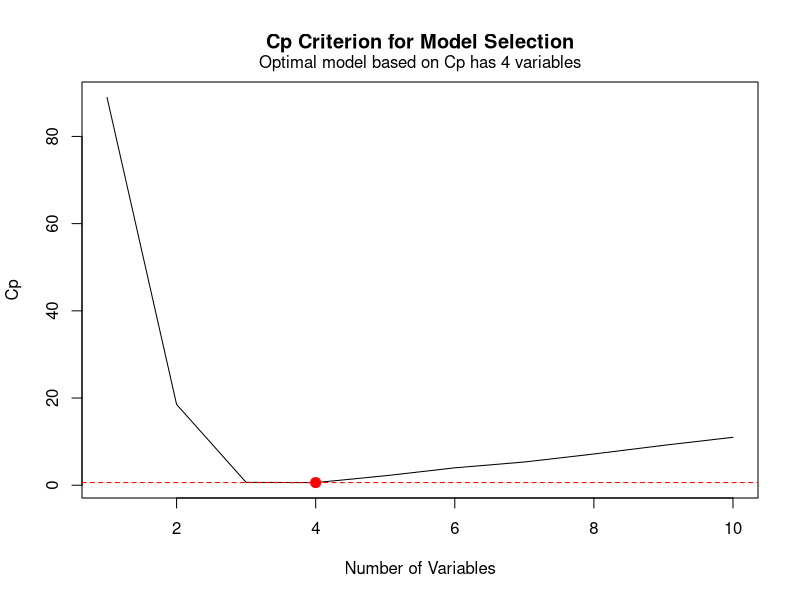
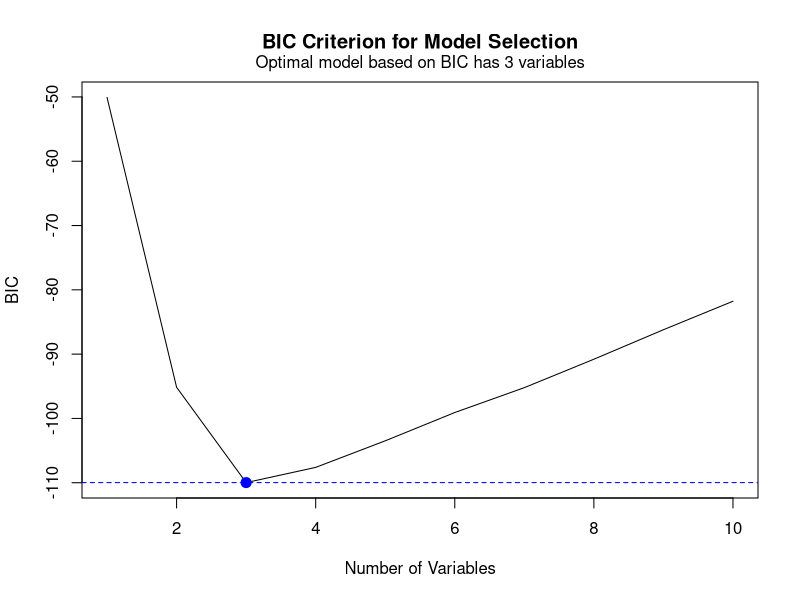
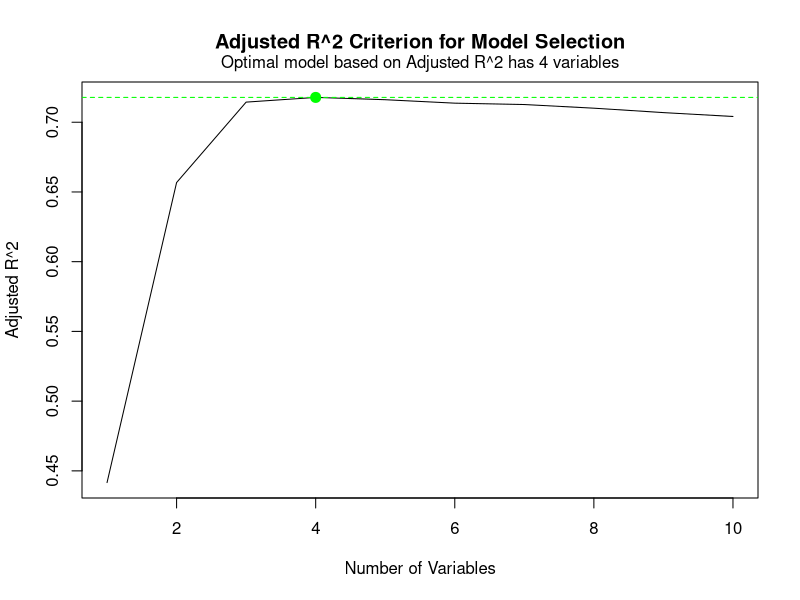
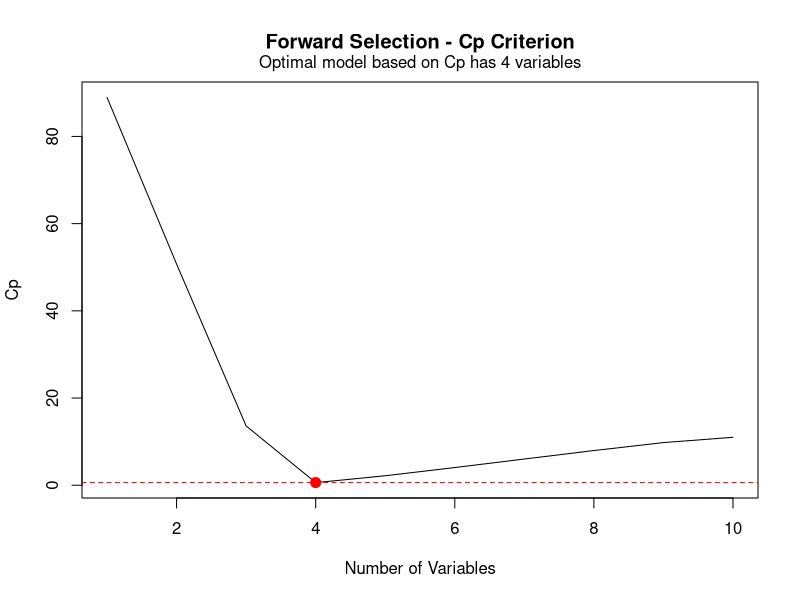
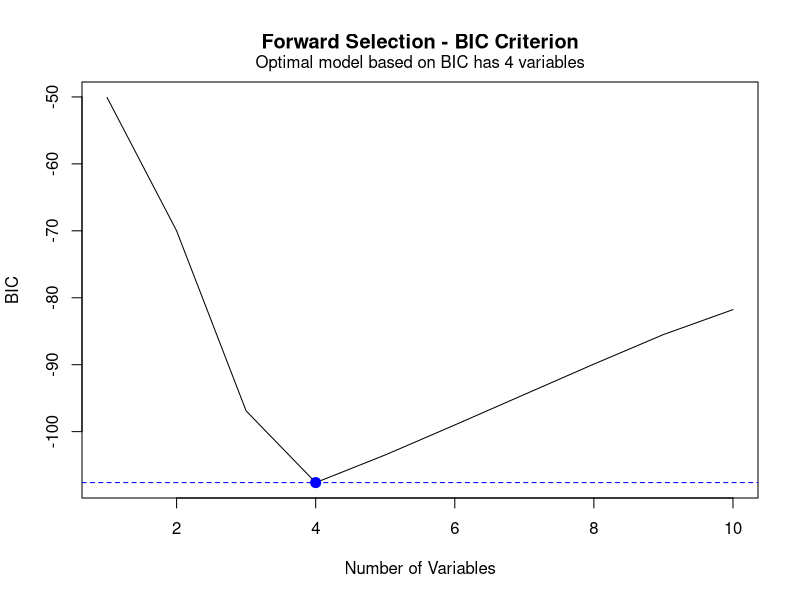
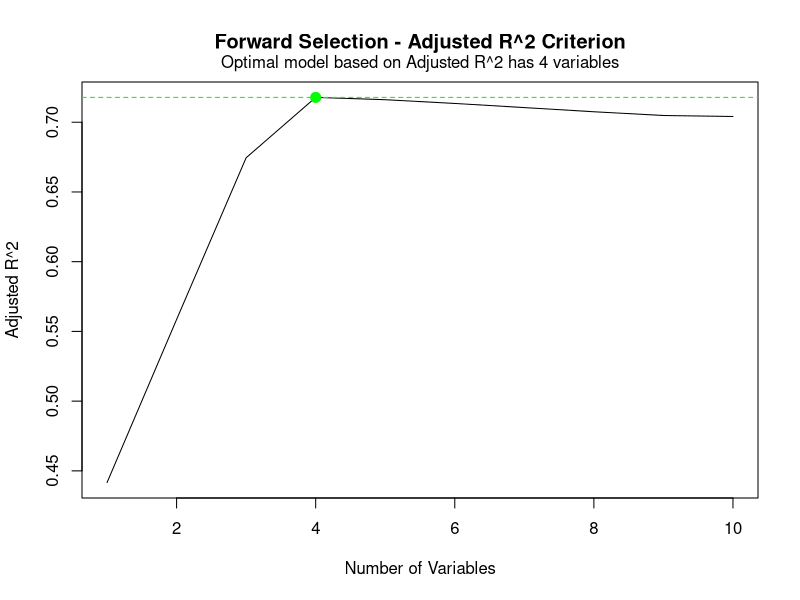
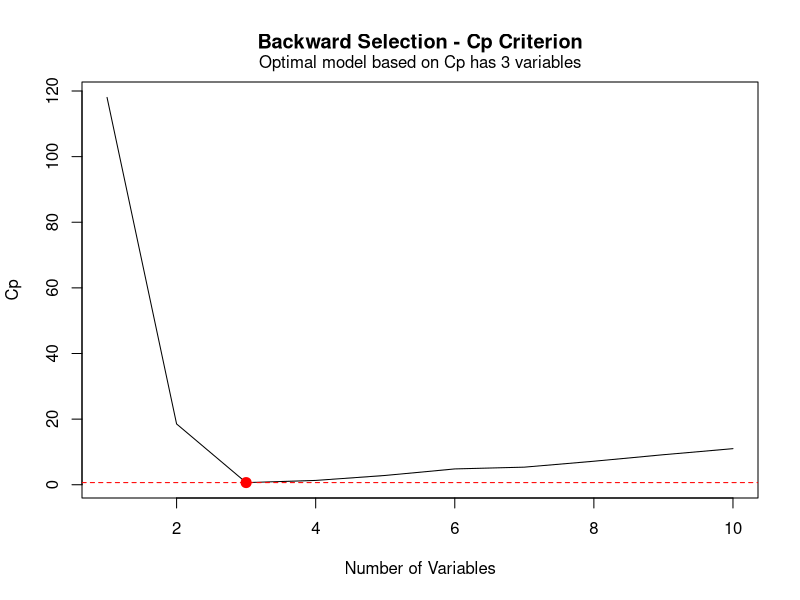
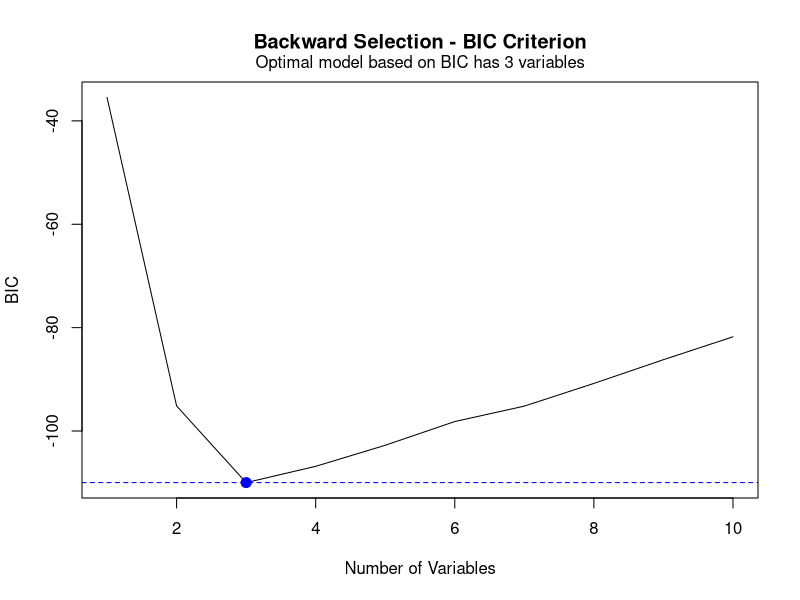

Here is the R script that generated these plots, in order:
# (a) 使用 rnorm() 函数生成长度为 n=100 的预测变量 X 和长度为 n=100 的噪声向量 ε
set.seed(1) # 为了结果可重现性设置随机种子
n <- 100
X <- rnorm(n)
epsilon <- rnorm(n)

# (b) 依据以下模型产生长度为 n=100 的响应变量 Y：
# 定义beta常数
beta0 <- 1
beta1 <- 2
beta2 <- 0.5
beta3 <- -1

# 生成响应变量 Y
Y <- beta0 + beta1 * X + beta2 * X^2 + beta3 * X^3 + epsilon

# (c) 利用 regsubsets() 函数对数据集使用最优子集选择法，从包含预测变量X,X2,...,X10X,X2,...,X10的模型中选出最优的模型
# 创建X的多项式项
X_poly <- model.matrix(Y ~ poly(X, 10, raw = TRUE))[,-1] # 移除截距项
colnames(X_poly) <- paste0("X", 1:10) # 给列命名

# 将X的多项式项和Y组合成数据框
data_df <- data.frame(Y, X_poly)

# 使用regsubsets进行最优子集选择
library(leaps)
regfit.full <- regsubsets(Y ~ ., data = data_df, nvmax = 10) # nvmax指定最大变量数

# 查看选择结果的统计量
summary_regfit <- summary(regfit.full)

# 根据Cp、BIC和调整R^2选择最优模型

# 1. Cp准则 (Mallows' Cp)
# Cp越小越好，通常接近p的模型是好的
which.min(summary_regfit$cp)
# 绘制Cp图
plot(summary_regfit$cp, type = "l", xlab = "Number of Variables", ylab = "Cp", main = "Cp Criterion for Model Selection")
points(which.min(summary_regfit$cp), summary_regfit$cp[which.min(summary_regfit$cp)], col = "red", cex = 2, pch = 20)
abline(h = min(summary_regfit$cp), col = "red", lty = 2)
mtext(paste("Optimal model based on Cp has", which.min(summary_regfit$cp), "variables"), side = 3, line = 0.5)

# 2. BIC准则 (Bayesian Information Criterion)
# BIC越小越好，惩罚更复杂的模型
which.min(summary_regfit$bic)
# 绘制BIC图
plot(summary_regfit$bic, type = "l", xlab = "Number of Variables", ylab = "BIC", main = "BIC Criterion for Model Selection")
points(which.min(summary_regfit$bic), summary_regfit$bic[which.min(summary_regfit$bic)], col = "blue", cex = 2, pch = 20)
abline(h = min(summary_regfit$bic), col = "blue", lty = 2)
mtext(paste("Optimal model based on BIC has", which.min(summary_regfit$bic), "variables"), side = 3, line = 0.5)

# 3. 调整R^2 (Adjusted R-squared)
# 调整R^2越大越好
which.max(summary_regfit$adjr2)
# 绘制调整R^2图
plot(summary_regfit$adjr2, type = "l", xlab = "Number of Variables", ylab = "Adjusted R^2", main = "Adjusted R^2 Criterion for Model Selection")
points(which.max(summary_regfit$adjr2), summary_regfit$adjr2[which.max(summary_regfit$adjr2)], col = "green", cex = 2, pch = 20)
abline(h = max(summary_regfit$adjr2), col = "green", lty = 2)
mtext(paste("Optimal model based on Adjusted R^2 has", which.max(summary_regfit$adjr2), "variables"), side = 3, line = 0.5)

# 获取基于Cp、BIC和Adjusted R^2选择的最优模型（假设都是3个变量）
# 例如，选择3个变量的模型
print(coef(regfit.full, 3))


# (d) 向前和向后逐步选择重复c的步骤
# (d) 向前和向后逐步选择 - 重复(c)的步骤

# 向前逐步选择 (Forward Selection)
regfit.forward <- regsubsets(Y ~ ., data = data_df, nvmax = 10, method = "forward")
summary_forward <- summary(regfit.forward)

# 基于Cp、BIC和调整R^2选择最优模型
# Cp准则
which.min(summary_forward$cp)
plot(summary_forward$cp, type = "l", xlab = "Number of Variables", ylab = "Cp", 
    main = "Forward Selection - Cp Criterion")
points(which.min(summary_forward$cp), summary_forward$cp[which.min(summary_forward$cp)], 
    col = "red", cex = 2, pch = 20)
abline(h = min(summary_forward$cp), col = "red", lty = 2)
mtext(paste("Optimal model based on Cp has", which.min(summary_forward$cp), "variables"), 
    side = 3, line = 0.5)

# BIC准则
which.min(summary_forward$bic)
plot(summary_forward$bic, type = "l", xlab = "Number of Variables", ylab = "BIC", 
    main = "Forward Selection - BIC Criterion")
points(which.min(summary_forward$bic), summary_forward$bic[which.min(summary_forward$bic)], 
    col = "blue", cex = 2, pch = 20)
abline(h = min(summary_forward$bic), col = "blue", lty = 2)
mtext(paste("Optimal model based on BIC has", which.min(summary_forward$bic), "variables"), 
    side = 3, line = 0.5)

# 调整R^2
which.max(summary_forward$adjr2)
plot(summary_forward$adjr2, type = "l", xlab = "Number of Variables", ylab = "Adjusted R^2", 
    main = "Forward Selection - Adjusted R^2 Criterion")
points(which.max(summary_forward$adjr2), summary_forward$adjr2[which.max(summary_forward$adjr2)], 
    col = "green", cex = 2, pch = 20)
abline(h = max(summary_forward$adjr2), col = "green", lty = 2)
mtext(paste("Optimal model based on Adjusted R^2 has", which.max(summary_forward$adjr2), "variables"), 
    side = 3, line = 0.5)

# 输出最优模型系数（假设选择3个变量）
print(coef(regfit.forward, 3))

# 向后逐步选择 (Backward Selection)
regfit.backward <- regsubsets(Y ~ ., data = data_df, nvmax = 10, method = "backward")
summary_backward <- summary(regfit.backward)

# 基于Cp、BIC和调整R^2选择最优模型
# Cp准则
which.min(summary_backward$cp)
plot(summary_backward$cp, type = "l", xlab = "Number of Variables", ylab = "Cp", 
    main = "Backward Selection - Cp Criterion")
points(which.min(summary_backward$cp), summary_backward$cp[which.min(summary_backward$cp)], 
    col = "red", cex = 2, pch = 20)
abline(h = min(summary_backward$cp), col = "red", lty = 2)
mtext(paste("Optimal model based on Cp has", which.min(summary_backward$cp), "variables"), 
    side = 3, line = 0.5)

# BIC准则
which.min(summary_backward$bic)
plot(summary_backward$bic, type = "l", xlab = "Number of Variables", ylab = "BIC", 
    main = "Backward Selection - BIC Criterion")
points(which.min(summary_backward$bic), summary_backward$bic[which.min(summary_backward$bic)], 
    col = "blue", cex = 2, pch = 20)
abline(h = min(summary_backward$bic), col = "blue", lty = 2)
mtext(paste("Optimal model based on BIC has", which.min(summary_backward$bic), "variables"), 
    side = 3, line = 0.5)

# 调整R^2
which.max(summary_backward$adjr2)
plot(summary_backward$adjr2, type = "l", xlab = "Number of Variables", ylab = "Adjusted R^2", 
    main = "Backward Selection - Adjusted R^2 Criterion")
points(which.max(summary_backward$adjr2), summary_backward$adjr2[which.max(summary_backward$adjr2)], 
    col = "green", cex = 2, pch = 20)
abline(h = max(summary_backward$adjr2), col = "green", lty = 2)
mtext(paste("Optimal model based on Adjusted R^2 has", which.max(summary_backward$adjr2), "variables"), 
    side = 3, line = 0.5)

# 输出最优模型系数（假设选择3个变量）
print(coef(regfit.backward, 3))

# (e) lasso 拟合数据集
library(glmnet)
# 创建X的多项式项（包含X^1到X^10）
X_poly <- model.matrix(Y ~ poly(X, 10, raw = TRUE))[,-1]  # 移除截距项

# 将X的多项式项转换为矩阵形式
X_matrix <- as.matrix(X_poly)

# 确保Y是向量
Y_vector <- as.vector(Y)

# 执行交叉验证以选择最优的 lambda
cv_lasso <- cv.glmnet(X_matrix, Y_vector, alpha = 1, nfolds = 10)

# 查看交叉验证结果
print(cv_lasso)

# 绘制 CV 误差曲线
plot(cv_lasso, main = "Cross-Validation Error vs Lambda for Lasso", xlab = "log(Lambda)", ylab = "CV Error")
abline(v = log(cv_lasso$lambda.min), col = "red", lty = 2)
abline(v = log(cv_lasso$lambda.1se), col = "blue", lty = 2)
mtext(paste("Optimal lambda (min):", round(cv_lasso$lambda.min, 4)), side = 3, line = 0.5, col = "red")
mtext(paste("Lambda with 1SE:", round(cv_lasso$lambda.1se, 4)), side = 3, line = 1.5, col = "blue")

# 使用最优 lambda 得到系数估计
lasso_coef_min <- coef(cv_lasso, s = "lambda.min")
lasso_coef_1se <- coef(cv_lasso, s = "lambda.1se")

# 输出结果
print("Lasso Coefficients (lambda.min):")
print(lasso_coef_min)

print("\nLasso Coefficients (lambda.1se):")
print(lasso_coef_1se)

# (f) 依据新模型 Y = β0 + β1*X^2 + ε 生成响应变量并进行模型选择

# 重新设置随机种子以确保结果可重现
set.seed(1)
n <- 100
X <- rnorm(n)
epsilon <- rnorm(n)

# 定义新的参数（仅含 X^2 项）
beta0 <- 1
beta1 <- 2

# 生成新的响应变量 Y
Y <- beta0 + beta1 * X^2 + epsilon

# 创建X的多项式项（包含X^1到X^10）
X_poly <- model.matrix(Y ~ poly(X, 10, raw = TRUE))[,-1]  # 移除截距项
colnames(X_poly) <- paste0("X", 1:10)

# 将X的多项式项和Y组合成数据框
data_df <- data.frame(Y, X_poly)

# 使用最优子集选择法（regsubsets）
library(leaps)
regfit.full <- regsubsets(Y ~ ., data = data_df, nvmax = 10)

# 查看选择结果的统计量
summary_regfit <- summary(regfit.full)

# 根据Cp、BIC和调整R^2选择最优模型
# Cp准则
which.min(summary_regfit$cp)
plot(summary_regfit$cp, type = "l", xlab = "Number of Variables", ylab = "Cp", 
     main = "Cp Criterion for Optimal Subset Selection")
points(which.min(summary_regfit$cp), summary_regfit$cp[which.min(summary_regfit$cp)], col = "red", cex = 2, pch = 20)
abline(h = min(summary_regfit$cp), col = "red", lty = 2)
mtext(paste("Optimal model based on Cp has", which.min(summary_regfit$cp), "variables"), side = 3, line = 0.5)

# BIC准则
which.min(summary_regfit$bic)
plot(summary_regfit$bic, type = "l", xlab = "Number of Variables", ylab = "BIC", 
     main = "BIC Criterion for Optimal Subset Selection")
points(which.min(summary_regfit$bic), summary_regfit$bic[which.min(summary_regfit$bic)], col = "blue", cex = 2, pch = 20)
abline(h = min(summary_regfit$bic), col = "blue", lty = 2)
mtext(paste("Optimal model based on BIC has", which.min(summary_regfit$bic), "variables"), side = 3, line = 0.5)

# 调整R^2
which.max(summary_regfit$adjr2)
plot(summary_regfit$adjr2, type = "l", xlab = "Number of Variables", ylab = "Adjusted R^2", 
     main = "Adjusted R^2 Criterion for Optimal Subset Selection")
points(which.max(summary_regfit$adjr2), summary_regfit$adjr2[which.max(summary_regfit$adjr2)], col = "green", cex = 2, pch = 20)
abline(h = max(summary_regfit$adjr2), col = "green", lty = 2)
mtext(paste("Optimal model based on Adjusted R^2 has", which.max(summary_regfit$adjr2), "variables"), side = 3, line = 0.5)

# 输出最优模型系数（假设为2个变量：截距和X^2）
print("Optimal Subset Selection - Coefficients:")
print(coef(regfit.full, 2))

# 使用Lasso方法
library(glmnet)
X_matrix <- as.matrix(X_poly)
Y_vector <- as.vector(Y)

# 执行交叉验证以选择最优的 lambda
cv_lasso <- cv.glmnet(X_matrix, Y_vector, alpha = 1, nfolds = 10)

# 绘制CV误差曲线
plot(cv_lasso, main = "Cross-Validation Error vs Lambda for Lasso", xlab = "log(Lambda)", ylab = "CV Error")
abline(v = log(cv_lasso$lambda.min), col = "red", lty = 2)
abline(v = log(cv_lasso$lambda.1se), col = "blue", lty = 2)
mtext(paste("Optimal lambda (min):", round(cv_lasso$lambda.min, 4)), side = 3, line = 0.5, col = "red")
mtext(paste("Lambda with 1SE:", round(cv_lasso$lambda.1se, 4)), side = 3, line = 1.5, col = "blue")

# 获取最优模型系数
lasso_coef_min <- coef(cv_lasso, s = "lambda.min")
lasso_coef_1se <- coef(cv_lasso, s = "lambda.1se")

print("\nLasso Coefficients (lambda.min):")
print(lasso_coef_min)

print("\nLasso Coefficients (lambda.1se):")
print(lasso_coef_1se)
